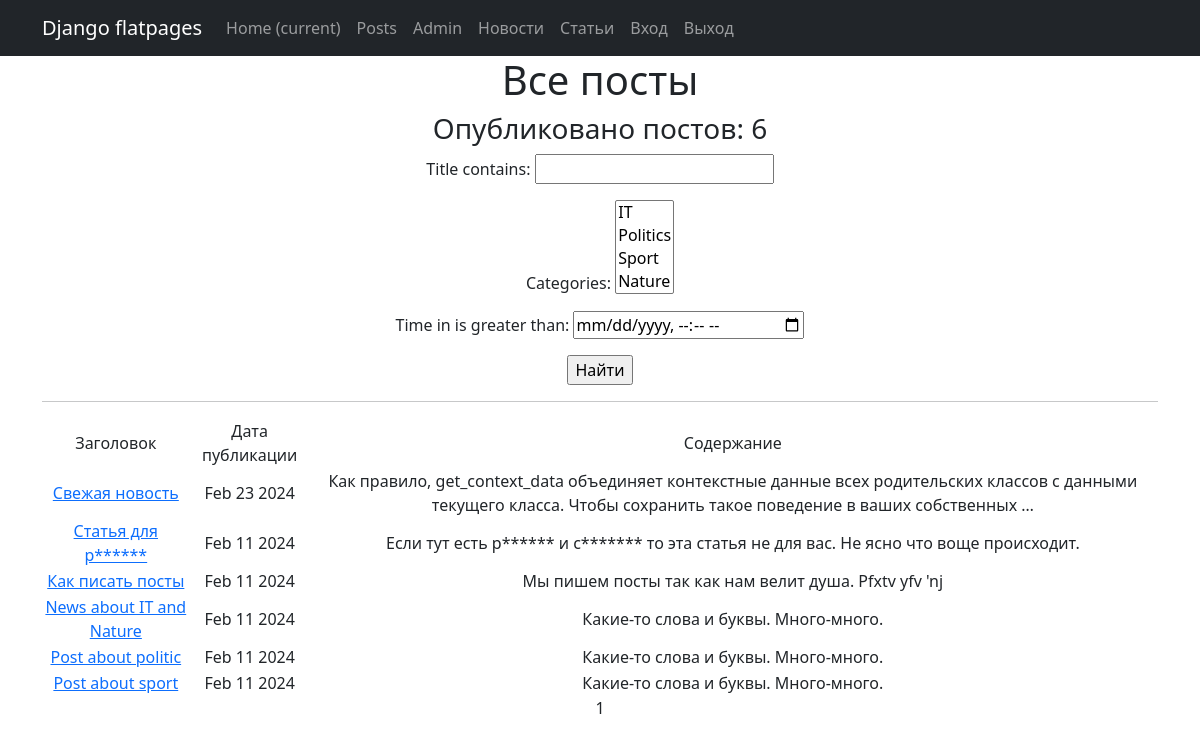
The page / on the database its author committed.
### newsapp/models.py (models this page shows, shortened)
class Post(models.Model):
    article = 'AR'
    news = 'NW'
    postAuthor = models.ForeignKey(Author, on_delete=models.CASCADE)
    postType = models.CharField(max_length=2, choices=POSITION, default=article)
    time_in = models.DateTimeField(auto_now_add=True)
    categories = models.ManyToManyField(Category, through='PostCategory')
    title = models.CharField(max_length=255)
    text = models.TextField(default='Контент')
    rating = models.IntegerField(default=0)

### newsapp/views.py (the view)
# urls.py: path('', PostList.as_view(), name = 'post_list'),
class PostList(ListView):
    model = Post
    ordering = '-time_in'
    template_name = 'posts.html'
    context_object_name = 'news'
    paginate_by = 10
    def get_queryset(self):
        queryset = super().get_queryset()
        self.filterset = NewsFilter(self.request.GET, queryset)
        return self.filterset.qs
    def get_context_data(self, **kwargs):
        context = super().get_context_data(**kwargs)
        context['filterset'] = self.filterset
        return context

### newsapp/models.py (called while the page is built)
    def __str__(self):
        return f'{self.category}'

### newsapp/templatetags/censor.py (called while the page is built)
@register.filter()
def cenz(some_string):
    lst = some_string.split(' ')
    for i in range(len(lst)):
        lstr = lst[i].lower()
        for j in cnz_list:
            if j in lstr:
                sh = ''
                l = len(lstr)-1
                ind = lstr.index(j)
                for k in range(l):
                    sh += '*'
                lst[i] = lstr[ind]+sh
    return ' '.join(lst)

### templates/posts.html (shortened to what this page needs)
{% extends 'flatpages/default.html' %}
{% load censor %}
{% load custom_tag %}
{% block content %}
    <h1>Все посты</h1>
    <h3>Опубликовано постов: {{ news|length }}</h3>
    <form action="" method="get">
       {{ filterset.form.as_p }}
       <input type="submit" value="Найти" />
    </form>
    <hr>
        {% if news %}
            <table>
                <tr>
                    <td>Заголовок</td>
                    <td>Дата публикации</td>
                    <td>Содержание</td>
                </tr>
                {% for post in news %}
                    <tr>
                        <td><a href = '{{ post.id }}'>{{ post.title|cenz }}</a></td>
                        <td>{{ post.time_in|date:'M d Y' }}</td>
                        <td>{{ post.text|truncatewords:20|cenz }}</td>
                        <td>
                    </td>
                    </tr>
                {% endfor %}
            </table>
        {% else %}
            <h2>Новостей нет!</h2>
        {% endif %}
        {{ page_obj.number }}
{% endblock content %}

### templates/flatpages/default.html (shortened to what this page needs)
<!DOCTYPE html>
{% load static %}
<html lang="en">
    <head>
        <link href="{% static 'css/styles.css' %}" rel="stylesheet" />
    </head>
    <body>
        <nav class="navbar navbar-expand-lg navbar-dark bg-dark static-top">
           <div class="container">
               <a class="navbar-brand" href="#">Django flatpages</a>
               <div class="collapse navbar-collapse" id="navbarResponsive">
                   <ul class="navbar-nav ml-auto">
                       <li class="nav-item active">
                           <a class="nav-link" href="/">Home
                               <span class="sr-only">(current)</span>
                           </a>
                       </li>
                       <li class="nav-item">
                           <a class="nav-link" href="/posts/">Posts</a>
                       </li>
                       <li class="nav-item">
                           <a class="nav-link" href="/admin/">Admin</a>
                       </li>
                       <li class="nav-item">
                           <a class="nav-link" href="/news/">Новости</a>
                       </li>
                       <li class="nav-item">
                           <a class="nav-link" href="/article/">Статьи</a>
                       </li>
                       <li class="nav-item">
                           <a class="nav-link" href="/accounts/login">Вход</a>
                       </li>
                       <li class="nav-item">
                           <a class="nav-link" href="/accounts/logout">Выход</a>
                       </li>
                   </ul>
               </div>
           </div>
        </nav>
        <div class="container">
           <div class="row">
               <div class="col-lg-12 text-center">
                   {% block content %}{% endblock content %}
               </div>
           </div>
        </div>
    </body>
</html>

### rows shown on the page
Post: title|cenz "Свежая новость", time_in "Feb 23 2024", text|cenz "Как правило, get_context_data объединяет контекстные данные всех родительских классов с данными текущего класса. Чтобы сохранить такое поведение в ваших собственных …"
Post: title|cenz "Статья для р******", time_in "Feb 11 2024", text|cenz "Если тут есть р****** и с******* то эта статья не для вас. Не ясно что воще происходит."
Post: title|cenz "Как писать посты", time_in "Feb 11 2024", text|cenz "Мы пишем посты так как нам велит душа. Pfxtv yfv 'nj"
Post: title|cenz "News about IT and Nature", time_in "Feb 11 2024", text|cenz "Какие-то слова и буквы. Много-много."
Post: title|cenz "Post about politic", time_in "Feb 11 2024", text|cenz "Какие-то слова и буквы. Много-много."
Post: title|cenz "Post about sport", time_in "Feb 11 2024", text|cenz "Какие-то слова и буквы. Много-много."

### other values the page prints
{{ news|length }} "6"
{{ page_obj.number }} "1"
